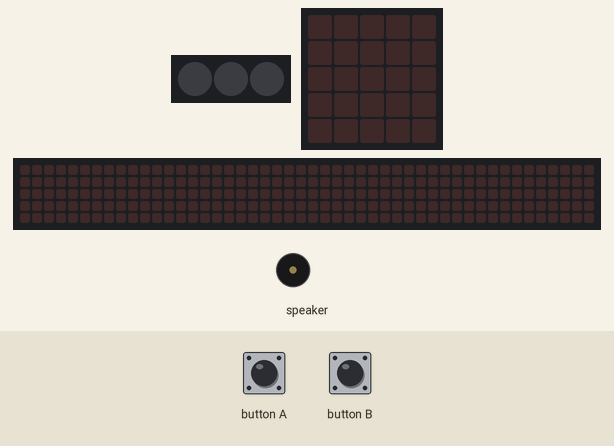
The program below on a simulated Calliope mini (MakeCode). Parts: 3 RGB LEDs in strip order, left to right, the board's 5×5 LED display, a strip that is not on the board, showing the scrolling text unrolled, buzzer (waves = sounding). The inputs (shaded band) are chosen by the test bench. The 48×5 strip is a reading aid, not a part: it shows the text the display is scrolling, unrolled, one strip-width of it at a time.

Above: at 1.2 s.
1.3 s: button B pressed for 0.15 s
At 1.52 s:
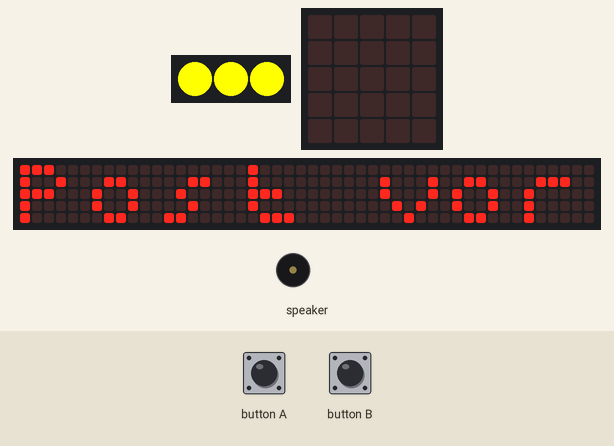
At 1.97 s:
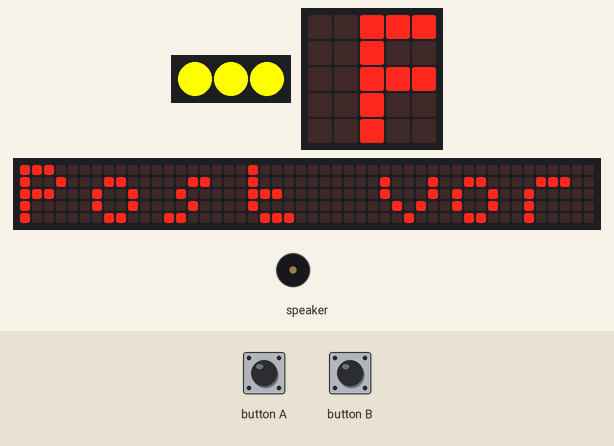
4.3 s: button A pressed for 0.15 s
At 15.8 s:
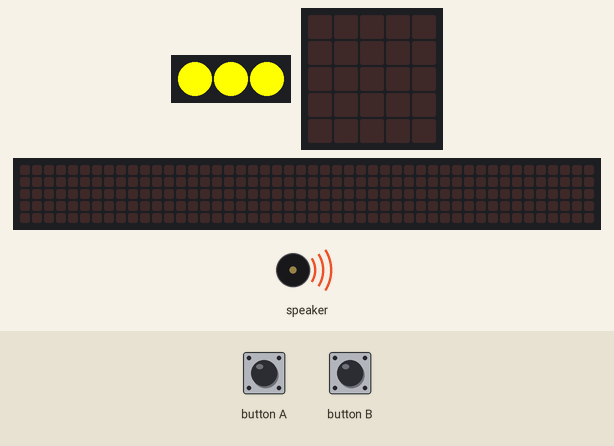
Timing chart, 0 to 16.5 s (numbered marks = the images above; inputs shaded):
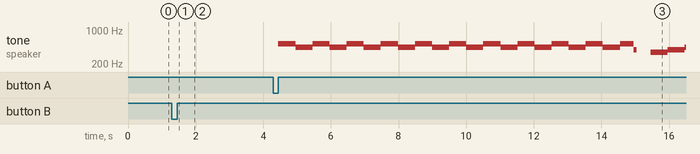

Measured:
- after the input at 1.3 s, the display: changes after 0.15 s (image 1)
- by itself, tone on speaker: plays 523 Hz for 0.51 s, 440 Hz for 0.51 s, 523 Hz for 0.51 s, 440 Hz for 0.51 s, 523 Hz for 0.51 s, 440 Hz for 0.51 s … (25 notes in this stretch)

The program:

main.ts
```typescript
input.onButtonEvent(Button.A, input.buttonEventClick(), function () {
    for (let index = 0; index < 3; index++) {
        music.playMelody("C5 A C5 A C5 A C5 A ", 120)
    }
})
input.onButtonEvent(Button.B, input.buttonEventClick(), function () {
    basic.setLedColors(0xffff00, 0xffff00, 0xffff00)
    basic.showString("Post vorhanden")
    music.playMelody("G F G A C5 F E D ", 120)
})
```

test.ts
```typescript
// Hier kann man Tests durchführen; diese Datei wird nicht kompiliert, wenn dieses Paket als Erweiterung verwendet wird.
```
